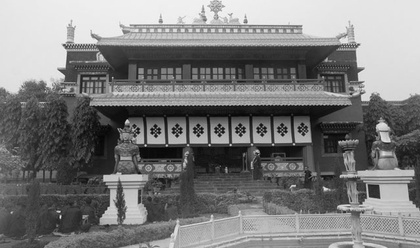
%> input picture 7_Frecuency_domian_filters/Filtro_Ideal(Bajo)/edificio_china.jpg, 420 x 248 px, shrunk from 640 x 378 before the run
$ octave filtro_ideal_bajo.m   (GNU Octave 9; MATLAB toolbox functions it lacks are replaced by stand-ins)
%> lines starting %> are read from the running program, lines starting %| are printed output that depends on the picture; in (x1, y1, x2, y2) boxes, pixels count from 0 and x2, y2 are one past the last pixel; in counts of white or black regions, pixels touching at a corner belong together; the program's own positions count from 1
### 7_Frecuency_domian_filters/Filtro_Ideal(Bajo)/completar_mascara.m


%Funcion que completa el circulo
%cuando se calculo la mascara de
% un filtro en el dominio de la frecuencia.
function B=completar_mascara(A)
  [m,n]=size(A);
  B=zeros(m,n);
  for i=1:round(m/2) %Se copia el cuadrante superior izquierdo
    for j=1:round(n/2)% en los demas cuadrantes.
      B(i,j)=A(i,j); %Cuadrante superior izquierdo
      B(m-i+1,n-j+1)=A(i,j);%Cuadrante inferior derecho
      B(m-i+1,j)=A(i,j);%Cuadrante superior derecho
      B(i,n-j+1)=A(i,j);%Cuadrante inferior izquierdo
    endfor
  endfor
endfunction

### 7_Frecuency_domian_filters/Filtro_Ideal(Bajo)/filtro_ideal_bajo.m

%Aplicacacion del filtro ideal pasa-bajos
%en el dominio de la frecuencia.
clc; clear; close all;
pkg load image

%Carga de imagen a utilizar
A=imread('edificio_china.jpg');
%> A is the input picture: size 248x420x3 uint8; min 4, max 250, mean 123.5
subplot(2,2,1)
imshow(A)
title('Imagen Original')

A=im2double(A); %Se cambia el tipo de data de la imagen a double
%> A: size 248x420x3 double
%Tranformada al dominio de la frecuencia de la imagen
F_A=fftshift(fft2(A));
% Calculo de la Mascara del filtro
[m,n]=size(A);
%> m = 248; n = 1260
D=zeros(m,n); %Matriz de distancias
for u=1:m
  for v=1:n
    D(u,v)=sqrt(u^2+v^2); %Calculo de distancias
  endfor
endfor
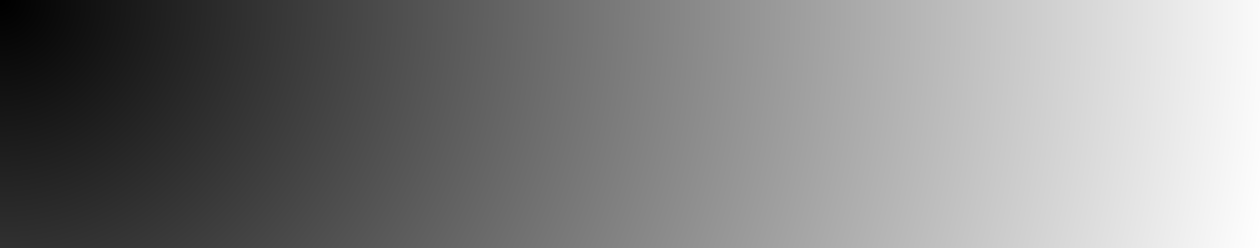
%> D: size 248x1260 double; min 1.41, max 1284.2, mean 656.3; drawn with min black and max white

D0=100;%Frecuencias de corte
F_B=D<=D0;%Calculo de la mascara
F_B=completar_mascara(F_B);%Completacion de la mascara del filtro
%> after the loop in completar_mascara, `for i=1:round(m/2)`:
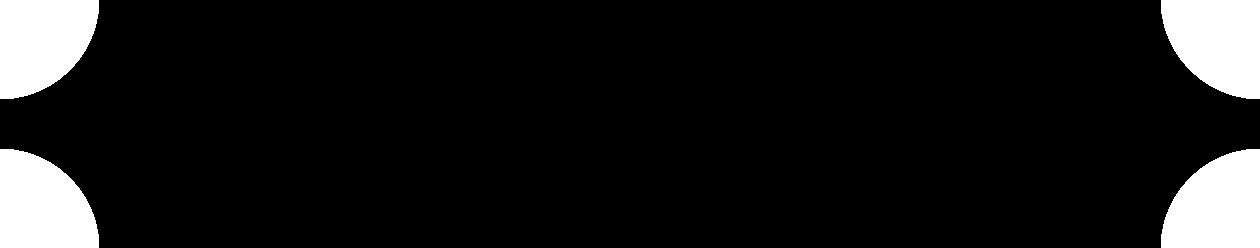
%> B: size 248x1260 double; values 0 (black) and 1 (white), 9.9% white; 4 white regions, box (x1, y1, x2, y2) and area: (0, 0, 99, 99) 7754, (1161, 0, 1260, 99) 7754, (0, 149, 99, 248) 7754, (1161, 149, 1260, 248) 7754
F_B=fftshift(F_B);
subplot(2,2,2)
imshow(log(1+abs(F_B)), [])
title('Mascara del filtro paso bajo ideal')
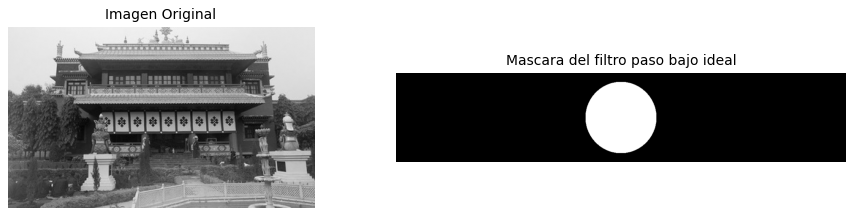
%> figure redrawn from the program's plot data, 2 panels
%Aplicacion el filtro utilizando el teorema de convolucion
% en el domino de la frecuencia
%> (the run ends here)

$ run again, with 7_Frecuency_domian_filters/Filtro_Ideal(Bajo)/chest.jpg copied over 7_Frecuency_domian_filters/Filtro_Ideal(Bajo)/edificio_china.jpg
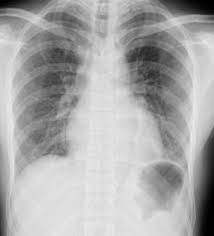
%> input picture 7_Frecuency_domian_filters/Filtro_Ideal(Bajo)/chest.jpg, 214 x 236 px
%> A is the input picture: size 236x214x3 uint8; min 0, max 237, mean 169.8
%> A: size 236x214x3 double
%> after the loop in completar_mascara, `for i=1:round(m/2)`:
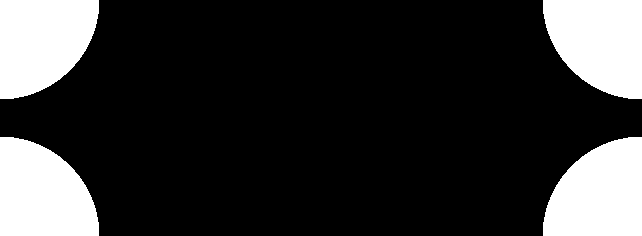
%> B: size 236x642 double; values 0 (black) and 1 (white), 20.5% white; 4 white regions, box (x1, y1, x2, y2) and area: (0, 0, 99, 99) 7754, (543, 0, 642, 99) 7754, (0, 137, 99, 236) 7754, (543, 137, 642, 236) 7754
%> `title('Mascara del filtro paso bajo ideal')`:
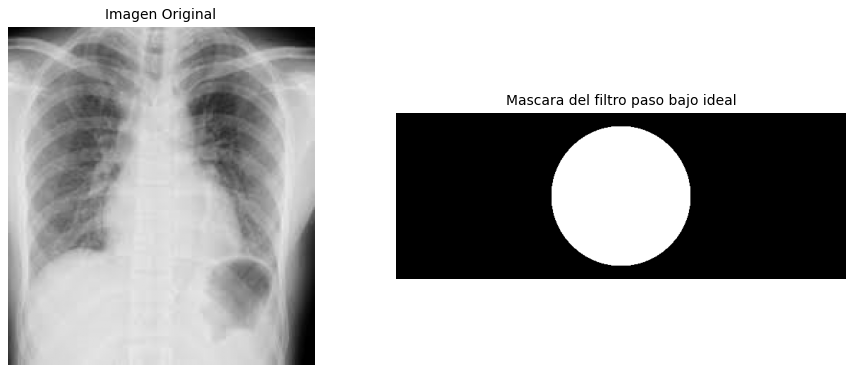
%> figure redrawn from the program's plot data, 2 panels
